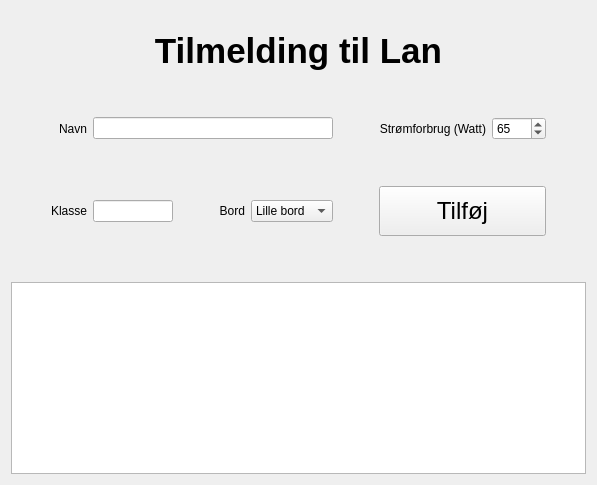
      <widget class="QWidget" name="pgTilmeld">
       <layout class="QGridLayout" name="gridLayout_5">
        <item row="4" column="0">
         <layout class="QGridLayout" name="gridLayout_4">
          <item row="2" column="4">
           <layout class="QHBoxLayout" name="horizontalLayout_2">
            <item>
             <widget class="QLabel" name="label_4">
              <property name="text">
               <string>Strømforbrug (Watt)</string>
              </property>
              <property name="alignment">
               <set>Qt::AlignRight|Qt::AlignTrailing|Qt::AlignVCenter</set>
              </property>
             </widget>
            </item>
            <item>
             <widget class="QSpinBox" name="spinPower">
              <property name="maximum">
               <number>1000</number>
              </property>
              <property name="value">
               <number>65</number>
              </property>
             </widget>
            </item>
           </layout>
          </item>
          <item row="4" column="1">
           <widget class="QLabel" name="label_3">
            <property name="text">
             <string>Klasse</string>
            </property>
            <property name="alignment">
             <set>Qt::AlignRight|Qt::AlignTrailing|Qt::AlignVCenter</set>
            </property>
           </widget>
          </item>
          <item row="4" column="4">
           <widget class="QPushButton" name="btnAddTilmeld">
            <property name="minimumSize">
             <size>
              <width>0</width>
              <height>50</height>
             </size>
            </property>
            <property name="font">
             <font>
              <pointsize>18</pointsize>
             </font>
            </property>
            <property name="text">
             <string>Tilføj</string>
            </property>
           </widget>
          </item>
          <item row="3" column="1">
           <spacer name="verticalSpacer_8">
            <property name="orientation">
             <enum>Qt::Vertical</enum>
            </property>
            <property name="sizeType">
             <enum>QSizePolicy::Fixed</enum>
            </property>
            <property name="sizeHint" stdset="0">
             <size>
              <width>20</width>
              <height>40</height>
             </size>
            </property>
           </spacer>
          </item>
          <item row="2" column="5">
           <spacer name="horizontalSpacer_5">
            <property name="orientation">
             <enum>Qt::Horizontal</enum>
            </property>
            <property name="sizeType">
             <enum>QSizePolicy::Expanding</enum>
            </property>
            <property name="sizeHint" stdset="0">
             <size>
              <width>40</width>
              <height>20</height>
             </size>
            </property>
           </spacer>
          </item>
          <item row="2" column="0">
           <spacer name="horizontalSpacer_3">
            <property name="orientation">
             <enum>Qt::Horizontal</enum>
            </property>
            <property name="sizeHint" stdset="0">
             <size>
              <width>40</width>
              <height>20</height>
             </size>
            </property>
           </spacer>
          </item>
          <item row="2" column="2">
           <widget class="QLineEdit" name="txtNameTilmeld">
            <property name="minimumSize">
             <size>
              <width>200</width>
              <height>0</height>
             </size>
            </property>
           </widget>
          </item>
          <item row="2" column="1">
           <widget class="QLabel" name="label_2">
            <property name="text">
             <string>Navn</string>
            </property>
            <property name="alignment">
             <set>Qt::AlignRight|Qt::AlignTrailing|Qt::AlignVCenter</set>
            </property>
           </widget>
          </item>
          <item row="2" column="3">
           <spacer name="horizontalSpacer_4">
            <property name="orientation">
             <enum>Qt::Horizontal</enum>
            </property>
            <property name="sizeType">
             <enum>QSizePolicy::Fixed</enum>
            </property>
            <property name="sizeHint" stdset="0">
             <size>
              <width>40</width>
              <height>20</height>
             </size>
            </property>
           </spacer>
          </item>
          <item row="4" column="2">
           <layout class="QHBoxLayout" name="horizontalLayout">
            <item>
             <widget class="QLineEdit" name="txtKlasse">
              <property name="sizePolicy">
               <sizepolicy hsizetype="Fixed" vsizetype="Fixed">
                <horstretch>0</horstretch>
                <verstretch>0</verstretch>
               </sizepolicy>
              </property>
              <property name="minimumSize">
               <size>
                <width>0</width>
                <height>0</height>
               </size>
              </property>
              <property name="maximumSize">
               <size>
                <width>80</width>
                <height>16777215</height>
               </size>
              </property>
             </widget>
            </item>
            <item>
             <spacer name="horizontalSpacer_6">
              <property name="orientation">
               <enum>Qt::Horizontal</enum>
              </property>
              <property name="sizeType">
               <enum>QSizePolicy::Fixed</enum>
              </property>
              <property name="sizeHint" stdset="0">
               <size>
                <width>40</width>
                <height>20</height>
               </size>
              </property>
             </spacer>
            </item>
            <item>
             <widget class="QLabel" name="label_5">
              <property name="text">
               <string>Bord</string>
              </property>
              <property name="alignment">
               <set>Qt::AlignRight|Qt::AlignTrailing|Qt::AlignVCenter</set>
              </property>
             </widget>
            </item>
            <item>
             <widget class="QComboBox" name="comboBord">
              <item>
               <property name="text">
                <string>Lille bord</string>
               </property>
              </item>
              <item>
               <property name="text">
                <string>Stort bord</string>
               </property>
              </item>
             </widget>
            </item>
           </layout>
          </item>
         </layout>
        </item>
        <item row="7" column="0">
         <widget class="QTableWidget" name="tblTilmelding">
          <property name="minimumSize">
           <size>
            <width>0</width>
            <height>0</height>
           </size>
          </property>
          <property name="maximumSize">
           <size>
            <width>16777215</width>
            <height>16777215</height>
           </size>
          </property>
          <property name="layoutDirection">
           <enum>Qt::LeftToRight</enum>
          </property>
          <property name="sortingEnabled">
           <bool>false</bool>
          </property>
          <attribute name="horizontalHeaderVisible">
           <bool>false</bool>
          </attribute>
          <attribute name="horizontalHeaderCascadingSectionResizes">
           <bool>true</bool>
          </attribute>
          <attribute name="horizontalHeaderStretchLastSection">
           <bool>false</bool>
          </attribute>
          <attribute name="verticalHeaderVisible">
           <bool>false</bool>
          </attribute>
          <column>
           <property name="text">
            <string>Navn</string>
           </property>
          </column>
          <column>
           <property name="text">
            <string>Klasse</string>
           </property>
          </column>
          <column>
           <property name="text">
            <string>Bord</string>
           </property>
          </column>
          <column>
           <property name="text">
            <string>Strømforbrug</string>
           </property>
          </column>
          <column>
           <property name="text">
            <string>Betalt</string>
           </property>
          </column>
         </widget>
        </item>
        <item row="3" column="0">
         <spacer name="verticalSpacer_7">
          <property name="orientation">
           <enum>Qt::Vertical</enum>
          </property>
          <property name="sizeType">
           <enum>QSizePolicy::Fixed</enum>
          </property>
          <property name="sizeHint" stdset="0">
           <size>
            <width>20</width>
            <height>40</height>
           </size>
          </property>
         </spacer>
        </item>
        <item row="6" column="0">
         <spacer name="verticalSpacer_5">
          <property name="orientation">
           <enum>Qt::Vertical</enum>
          </property>
          <property name="sizeType">
           <enum>QSizePolicy::Fixed</enum>
          </property>
          <property name="sizeHint" stdset="0">
           <size>
            <width>20</width>
            <height>40</height>
           </size>
          </property>
         </spacer>
        </item>
        <item row="0" column="0">
         <spacer name="verticalSpacer_6">
          <property name="orientation">
           <enum>Qt::Vertical</enum>
          </property>
          <property name="sizeType">
           <enum>QSizePolicy::Fixed</enum>
          </property>
          <property name="sizeHint" stdset="0">
           <size>
            <width>20</width>
            <height>20</height>
           </size>
          </property>
         </spacer>
        </item>
        <item row="1" column="0">
         <widget class="QLabel" name="label_6">
          <property name="font">
           <font>
            <pointsize>26</pointsize>
            <weight>75</weight>
            <bold>true</bold>
           </font>
          </property>
          <property name="text">
           <string>Tilmelding til Lan</string>
          </property>
          <property name="alignment">
           <set>Qt::AlignCenter</set>
          </property>
         </widget>
        </item>
       </layout>
      </widget>
